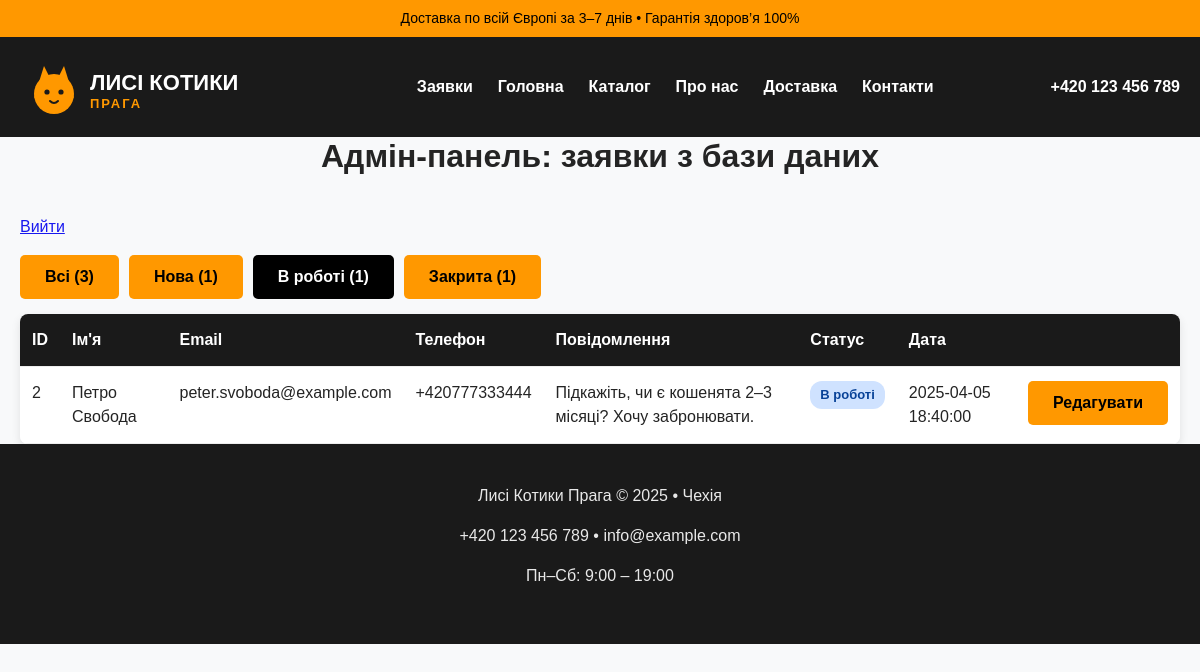
/admin_requests.php?page=1&status=in_progress (signed in), run on the app's committed database.
### tables this page shows
CREATE TABLE IF NOT EXISTS requests (
    id INT UNSIGNED AUTO_INCREMENT PRIMARY KEY,
    name VARCHAR(100) NOT NULL,
    email VARCHAR(150) NOT NULL,
    phone VARCHAR(20) NULL,
    age VARCHAR(20) NULL,
    color VARCHAR(50) NULL,
    message TEXT NOT NULL,
    consent TINYINT(1) NOT NULL DEFAULT 0,
    status VARCHAR(20) NOT NULL DEFAULT 'new',
    created_at DATETIME NOT NULL DEFAULT CURRENT_TIMESTAMP
);

### src/RequestRepository.php (called while the page is built, shortened)
<?php
final class RequestRepository
{
    public function all(?string $status = null, int $limit = 20, int $offset = 0): array
    {
        $sql = 'SELECT * FROM requests';
        $params = [];
        if ($status !== null) {
            $sql .= ' WHERE status = ?';
            $params[] = $status;
        }
        $sql .= ' ORDER BY id DESC LIMIT ? OFFSET ?';
        $stmt = $this->pdo->prepare($sql);
        $position = 1;
        foreach ($params as $param) {
            $stmt->bindValue($position++, $param);
        }
        $stmt->bindValue($position++, $limit, PDO::PARAM_INT);
        $stmt->bindValue($position++, $offset, PDO::PARAM_INT);
        $stmt->execute();
        return array_map(
            static fn (array $row): RequestRecord => RequestRecord::fromRow($row),
            $stmt->fetchAll(PDO::FETCH_ASSOC)
        );
    }
    public function count(?string $status = null): int
    {
        $sql = 'SELECT COUNT(*) FROM requests';
        $params = [];
        if ($status !== null) {
            $sql .= ' WHERE status = ?';
            $params[] = $status;
        }
        $stmt = $this->pdo->prepare($sql);
        $stmt->execute($params);
        return (int) $stmt->fetchColumn();
    }
}

### src/RequestStatus.php (called while the page is built, shortened)
<?php
final class RequestStatus
{
    public static function all(): array
    {
        return [self::NEW, self::IN_PROGRESS, self::CLOSED];
    }
    public static function ukrainianLabel(string $status): string
    {
        return match ($status) {
            self::NEW => 'Нова',
            self::IN_PROGRESS => 'В роботі',
            self::CLOSED => 'Закрита',
            default => $status,
        };
    }
}

### src/RequestRecord.php (called while the page is built, shortened)
<?php
final class RequestRecord
{
    public static function fromRow(array $row): self
    {
        return new self(
            id: (int) $row['id'],
            name: (string) $row['name'],
            email: (string) $row['email'],
            phone: $row['phone'] !== null ? (string) $row['phone'] : null,
            age: $row['age'] !== null ? (string) $row['age'] : null,
            color: $row['color'] !== null ? (string) $row['color'] : null,
            message: (string) $row['message'],
            consent: (bool) $row['consent'],
            status: (string) ($row['status'] ?? RequestStatus::NEW),
            createdAt: (string) $row['created_at'],
        );
    }
}

### admin_requests.php (the view, shortened to what this page needs)
<?php
include __DIR__ . '/includes/header.php';
$repo = new RequestRepository($pdo);
$statusFilter = $_GET['status'] ?? null;
$perPage = 10;
$page = max(1, (int) ($_GET['page'] ?? 1));
$total = $repo->count($statusFilter);
$totalPages = max(1, (int) ceil($total / $perPage));
$page = min($page, $totalPages);
$requests = $repo->all($statusFilter, $perPage, ($page - 1) * $perPage);
function status_query(?string $status, int $page): string
{
    $params = ['page' => $page];
    if ($status !== null) {
        $params['status'] = $status;
    }
    return '?' . http_build_query($params);
}
?>
<h2 class="section-title">Адмін-панель: заявки з бази даних</h2>
<p><a href="logout.php">Вийти</a></p>
<div class="status-filters">
    <a href="<?= htmlspecialchars(status_query(null, 1)) ?>" class="button <?= $statusFilter === null ? 'active' : '' ?>">Всі (<?= $repo->count() ?>)</a>
    <?php foreach (RequestStatus::all() as $status): ?>
        <a href="<?= htmlspecialchars(status_query($status, 1)) ?>" class="button <?= $statusFilter === $status ? 'active' : '' ?>">
            <?= htmlspecialchars(RequestStatus::ukrainianLabel($status)) ?> (<?= $repo->count($status) ?>)
        </a>
    <?php endforeach; ?>
</div>
<?php if ($total === 0): ?>
    <div class="card">
        <p>Поки що немає жодної заявки в таблиці <strong>requests</strong><?= $statusFilter !== null ? ' зі статусом «' . htmlspecialchars(RequestStatus::ukrainianLabel($statusFilter)) . '»' : '' ?>.</p>
        <p>Підказка для СРС‑6: імпортуй файл <strong>database.sql</strong> у phpMyAdmin, щоб створити таблицю і додати тестові записи.</p>
    </div>
<?php else: ?>
    <div class="card table-card">
        <div class="table-wrapper">
            <table class="data-table">
                <thead>
                <tr>
                    <th>ID</th>
                    <th>Ім'я</th>
                    <th>Email</th>
                    <th>Телефон</th>
                    <th>Повідомлення</th>
                    <th>Статус</th>
                    <th>Дата</th>
                    <th></th>
                </tr>
                </thead>
                <tbody>
                <?php foreach ($requests as $r): ?>
                    <tr>
                        <td><?= $r->id ?></td>
                        <td><?= htmlspecialchars($r->name) ?></td>
                        <td><?= htmlspecialchars($r->email) ?></td>
                        <td><?= htmlspecialchars($r->phone ?? '—') ?></td>
                        <td><?= nl2br(htmlspecialchars($r->message)) ?></td>
                        <td><span class="status-badge status-<?= htmlspecialchars($r->status) ?>"><?= htmlspecialchars(RequestStatus::ukrainianLabel($r->status)) ?></span></td>
                        <td><?= htmlspecialchars($r->createdAt) ?></td>
                        <td><a href="edit_request.php?id=<?= $r->id ?>" class="button">Редагувати</a></td>
                    </tr>
                <?php endforeach; ?>
                </tbody>
            </table>
        </div>
    </div>
<?php endif; ?>
<?php include __DIR__ . '/includes/footer.php'; ?>

### assets/css/style.css (style rules this page uses)
* { box-sizing: border-box; }
body { margin: 0; font-family: Arial, sans-serif; line-height: 1.5; color: #242424; background: #f8f9fa; }
h1, h2, h3 { margin: 0 0 16px; line-height: 1.2; font-weight: bold; }
p { margin: 0 0 16px; opacity: 0.9; }
.section-title { text-align: center; margin-bottom: 40px; font-size: 32px; }
.button { background: #ff9800; color: #000; padding: 10px 25px; text-decoration: none; font-weight: bold; border-radius: 5px; white-space: nowrap; display: inline-block; }
.card, .cat-card, .service-card, .benefit-card, .step { background: white; border-radius: 8px; padding: 20px; box-shadow: 0 4px 10px rgba(0,0,0,0.1); text-align: center; }
.status-filters { display: flex; flex-wrap: wrap; gap: 10px; margin: 15px 0; }
.button.active { background: #000; color: #fff; }
.status-badge { display: inline-block; padding: 4px 10px; border-radius: 12px; font-size: 13px; font-weight: bold; white-space: nowrap; }
.status-in_progress { background: #cfe2ff; color: #084298; }
.table-card { padding: 0; overflow: hidden; }
.table-wrapper { overflow-x: auto; }
.data-table { width: 100%; border-collapse: collapse; background: #fff; }
.data-table th, .data-table td { padding: 14px 12px; border-bottom: 1px solid #eee; text-align: left; vertical-align: top; }
.data-table th { background: #1a1a1a; color: #fff; position: sticky; top: 0; }
.data-table td:last-child, .data-table th:last-child { white-space: nowrap; }

### data on the page
requests: id "2", name "Петро Свобода", email "peter.svoboda@example.com", phone "+420777333444", message "Підкажіть, чи є кошенята 2–3 місяці? Хочу забронювати.", status "В роботі", created_at "2025-04-05 18:40:00"

### other printed values
$repo->count() "3"
RequestStatus::ukrainianLabel($status) "Нова"
$repo->count($status) "1"
RequestStatus::ukrainianLabel($status) "В роботі"
RequestStatus::ukrainianLabel($status) "Закрита"
